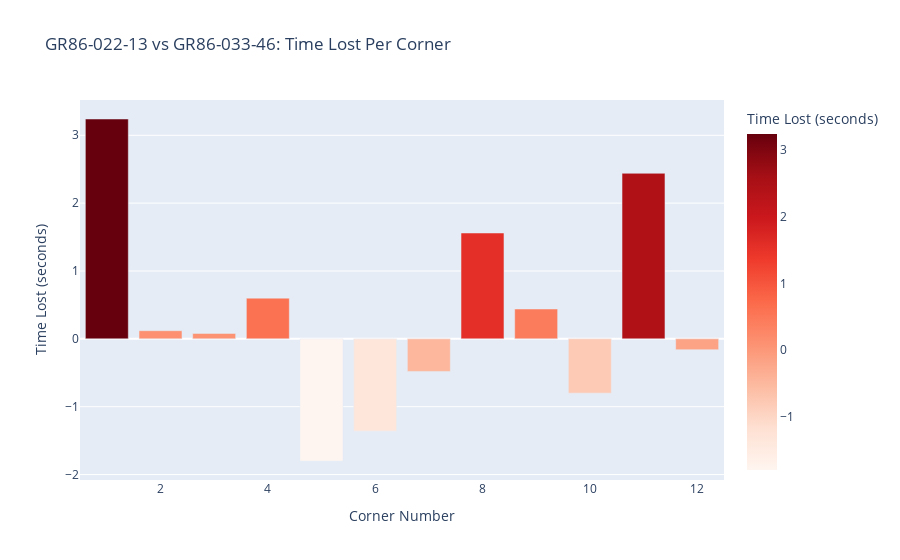

The notebook cell saved with this chart:
### Code cell
# Estimate time lost per corner (duration delta * data frequency)
comparison_df['time_lost_sec'] = comparison_df['duration_delta'] * 0.04  # ~25Hz sampling

# Rank worst corners
comparison_df = comparison_df.sort_values('time_lost_sec', ascending=False)

print("\n💀 BIGGEST TIME LOSSES (Physics-based):")
print(comparison_df[['corner', 'time_lost_sec', 'brake_delta', 'apex_throttle_delta']].head())

total_loss = comparison_df['time_lost_sec'].sum()
print(f"\n⏱️ Total time lost across all corners: {total_loss:.2f} seconds")

# Visualization
fig = px.bar(comparison_df, x='corner', y='time_lost_sec',
             title=f'{slower_driver} vs {fastest_driver}: Time Lost Per Corner',
             labels={'time_lost_sec': 'Time Lost (seconds)', 'corner': 'Corner Number'},
             color='time_lost_sec',
             color_continuous_scale='Reds')
fig.show()

# Top 3 problem corners
print("\n🎯 TOP 3 PROBLEM CORNERS FOR COACHING:")
for idx, row in comparison_df.head(3).iterrows():
    print(f"\n🔴 TURN {int(row['corner'])}: Losing {row['time_lost_sec']:.2f}s")
    print(f"   - Brake delta: {row['brake_delta']:.1f} ({'too much' if row['brake_delta'] > 0 else 'good'})")
    print(f"   - Apex throttle: {row['apex_throttle_delta']:.1f}% ({'too timid' if row['apex_throttle_delta'] < 0 else 'good'})")
    print(f"   💡 FIX: {'Brake lighter and get on throttle earlier' if row['apex_throttle_delta'] < -5 else 'Work on corner entry speed'}")

### Figure 1 — Plotly figure (JSON) as saved in the notebook; plotly's stock layout.template omitted (floating-point values rounded to 4 significant figures)
{"data": [{"hovertemplate": "Corner Number=%{x}<br>Time Lost (seconds)=%{marker.color}<extra></extra>", "legendgroup": "", "marker": {"color": [3.24, 2.44, 1.56, 0.6, 0.44, 0.12, 0.08, -0.16, -0.48, -0.8, -1.36, -1.8], "coloraxis": "coloraxis", "pattern": {"shape": ""}}, "name": "", "orientation": "v", "showlegend": false, "textposition": "auto", "type": "bar", "x": [1, 11, 8, 4, 9, 2, 3, 12, 7, 10, 6, 5], "xaxis": "x", "y": [3.24, 2.44, 1.56, 0.6, 0.44, 0.12, 0.08, -0.16, -0.48, -0.8, -1.36, -1.8], "yaxis": "y"}], "layout": {"barmode": "relative", "coloraxis": {"colorbar": {"title": {"text": "Time Lost (seconds)"}}, "colorscale": [[0, "rgb(255,245,240)"], [0.125, "rgb(254,224,210)"], [0.25, "rgb(252,187,161)"], [0.375, "rgb(252,146,114)"], [0.5, "rgb(251,106,74)"], [0.625, "rgb(239,59,44)"], [0.75, "rgb(203,24,29)"], [0.875, "rgb(165,15,21)"], [1, "rgb(103,0,13)"]]}, "legend": {"tracegroupgap": 0}, "title": {"text": "GR86-022-13 vs GR86-033-46: Time Lost Per Corner"}, "xaxis": {"anchor": "y", "domain": [0, 1], "title": {"text": "Corner Number"}}, "yaxis": {"anchor": "x", "domain": [0, 1], "title": {"text": "Time Lost (seconds)"}}}}
